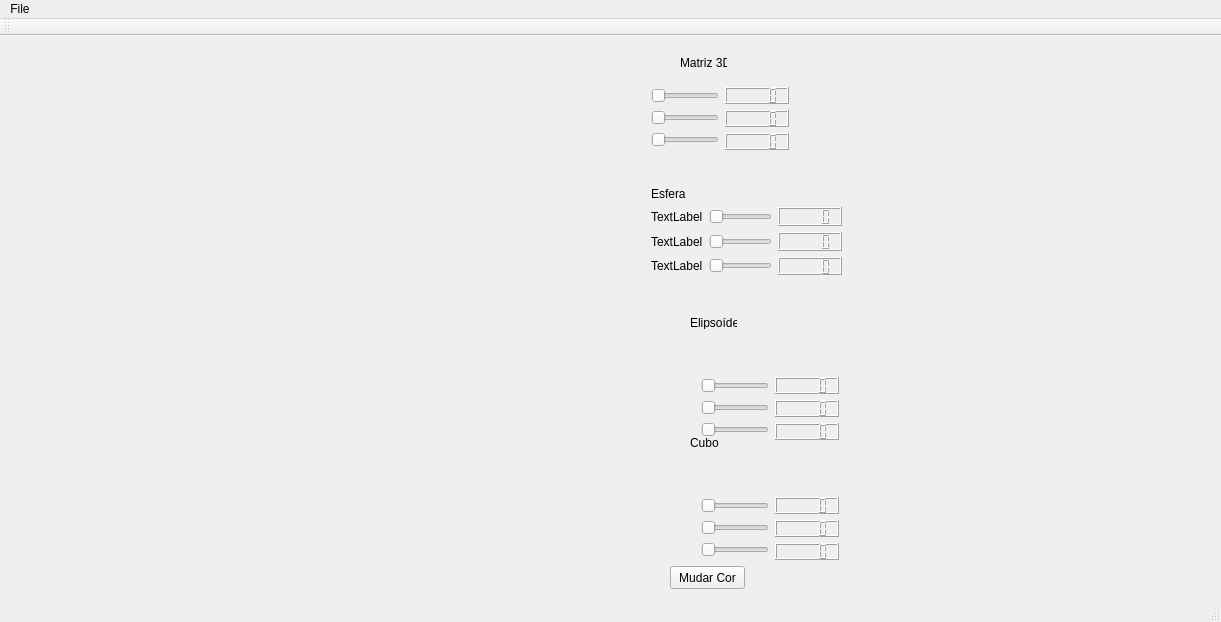
<?xml version="1.0" encoding="UTF-8"?>
<ui version="4.0">
 <class>MainWindow</class>
 <widget class="QMainWindow" name="MainWindow">
  <property name="geometry">
   <rect>
    <x>0</x>
    <y>0</y>
    <width>1221</width>
    <height>622</height>
   </rect>
  </property>
  <property name="windowTitle">
   <string>MainWindow</string>
  </property>
  <widget class="QWidget" name="centralWidget">
   <widget class="QWidget" name="widget" native="true">
    <property name="geometry">
     <rect>
      <x>10</x>
      <y>10</y>
      <width>601</width>
      <height>561</height>
     </rect>
    </property>
    <zorder>horizontalSlider_6</zorder>
   </widget>
   <widget class="QLabel" name="label_4">
    <property name="geometry">
     <rect>
      <x>680</x>
      <y>20</y>
      <width>47</width>
      <height>13</height>
     </rect>
    </property>
    <property name="text">
     <string>Matriz 3D</string>
    </property>
   </widget>
   <widget class="QLabel" name="label_6">
    <property name="geometry">
     <rect>
      <x>690</x>
      <y>280</y>
      <width>47</width>
      <height>13</height>
     </rect>
    </property>
    <property name="text">
     <string>Elipsoíde</string>
    </property>
   </widget>
   <widget class="QLabel" name="label_7">
    <property name="geometry">
     <rect>
      <x>690</x>
      <y>400</y>
      <width>47</width>
      <height>13</height>
     </rect>
    </property>
    <property name="text">
     <string>Cubo</string>
    </property>
   </widget>
   <widget class="QPushButton" name="pushButton">
    <property name="geometry">
     <rect>
      <x>670</x>
      <y>530</y>
      <width>75</width>
      <height>23</height>
     </rect>
    </property>
    <property name="text">
     <string>Mudar Cor</string>
    </property>
   </widget>
   <widget class="QWidget" name="layoutWidget_2">
    <property name="geometry">
     <rect>
      <x>690</x>
      <y>330</y>
      <width>160</width>
      <height>85</height>
     </rect>
    </property>
    <layout class="QHBoxLayout" name="horizontalLayout_3">
     <item>
      <layout class="QVBoxLayout" name="verticalLayout_3">
       <item>
        <widget class="QSlider" name="horizontalSlider_7">
         <property name="orientation">
          <enum>Qt::Horizontal</enum>
         </property>
        </widget>
       </item>
       <item>
        <widget class="QSlider" name="horizontalSlider_8">
         <property name="orientation">
          <enum>Qt::Horizontal</enum>
         </property>
        </widget>
       </item>
       <item>
        <widget class="QSlider" name="horizontalSlider_9">
         <property name="orientation">
          <enum>Qt::Horizontal</enum>
         </property>
        </widget>
       </item>
      </layout>
     </item>
     <item>
      <layout class="QVBoxLayout" name="verticalLayout_7">
       <item>
        <widget class="QLCDNumber" name="lcdNumber_7"/>
       </item>
       <item>
        <widget class="QLCDNumber" name="lcdNumber_8"/>
       </item>
       <item>
        <widget class="QLCDNumber" name="lcdNumber_9"/>
       </item>
      </layout>
     </item>
    </layout>
   </widget>
   <widget class="QWidget" name="layoutWidget_3">
    <property name="geometry">
     <rect>
      <x>690</x>
      <y>450</y>
      <width>160</width>
      <height>85</height>
     </rect>
    </property>
    <layout class="QHBoxLayout" name="horizontalLayout_4">
     <item>
      <layout class="QVBoxLayout" name="verticalLayout_4">
       <item>
        <widget class="QSlider" name="horizontalSlider_10">
         <property name="orientation">
          <enum>Qt::Horizontal</enum>
         </property>
        </widget>
       </item>
       <item>
        <widget class="QSlider" name="horizontalSlider_11">
         <property name="orientation">
          <enum>Qt::Horizontal</enum>
         </property>
        </widget>
       </item>
       <item>
        <widget class="QSlider" name="horizontalSlider_12">
         <property name="orientation">
          <enum>Qt::Horizontal</enum>
         </property>
        </widget>
       </item>
      </layout>
     </item>
     <item>
      <layout class="QVBoxLayout" name="verticalLayout_8">
       <item>
        <widget class="QLCDNumber" name="lcdNumber_10"/>
       </item>
       <item>
        <widget class="QLCDNumber" name="lcdNumber_11"/>
       </item>
       <item>
        <widget class="QLCDNumber" name="lcdNumber_12"/>
       </item>
      </layout>
     </item>
    </layout>
   </widget>
   <widget class="QWidget" name="">
    <property name="geometry">
     <rect>
      <x>640</x>
      <y>40</y>
      <width>160</width>
      <height>85</height>
     </rect>
    </property>
    <layout class="QHBoxLayout" name="horizontalLayout">
     <item>
      <layout class="QVBoxLayout" name="verticalLayout">
       <item>
        <widget class="QSlider" name="horizontalSlider">
         <property name="orientation">
          <enum>Qt::Horizontal</enum>
         </property>
        </widget>
       </item>
       <item>
        <widget class="QSlider" name="horizontalSlider_2">
         <property name="orientation">
          <enum>Qt::Horizontal</enum>
         </property>
        </widget>
       </item>
       <item>
        <widget class="QSlider" name="horizontalSlider_3">
         <property name="orientation">
          <enum>Qt::Horizontal</enum>
         </property>
        </widget>
       </item>
      </layout>
     </item>
     <item>
      <layout class="QVBoxLayout" name="verticalLayout_5">
       <item>
        <widget class="QLCDNumber" name="lcdNumber_2"/>
       </item>
       <item>
        <widget class="QLCDNumber" name="lcdNumber_3"/>
       </item>
       <item>
        <widget class="QLCDNumber" name="lcdNumber"/>
       </item>
      </layout>
     </item>
    </layout>
   </widget>
   <widget class="QWidget" name="">
    <property name="geometry">
     <rect>
      <x>620</x>
      <y>50</y>
      <width>8</width>
      <height>53</height>
     </rect>
    </property>
    <layout class="QGridLayout" name="gridLayout">
     <item row="2" column="0">
      <widget class="QLabel" name="label_3">
       <property name="text">
        <string>Z</string>
       </property>
      </widget>
     </item>
     <item row="0" column="0">
      <widget class="QLabel" name="label">
       <property name="text">
        <string>X</string>
       </property>
      </widget>
     </item>
     <item row="1" column="0">
      <widget class="QLabel" name="label_2">
       <property name="text">
        <string>Y</string>
       </property>
      </widget>
     </item>
    </layout>
   </widget>
   <widget class="QWidget" name="">
    <property name="geometry">
     <rect>
      <x>640</x>
      <y>140</y>
      <width>213</width>
      <height>110</height>
     </rect>
    </property>
    <layout class="QVBoxLayout" name="verticalLayout_6">
     <item>
      <widget class="QLabel" name="label_5">
       <property name="text">
        <string>Esfera</string>
       </property>
      </widget>
     </item>
     <item>
      <layout class="QVBoxLayout" name="verticalLayout_2">
       <item>
        <layout class="QHBoxLayout" name="horizontalLayout_7">
         <item>
          <widget class="QLabel" name="label_11">
           <property name="text">
            <string>TextLabel</string>
           </property>
          </widget>
         </item>
         <item>
          <widget class="QSlider" name="horizontalSlider_13">
           <property name="orientation">
            <enum>Qt::Horizontal</enum>
           </property>
          </widget>
         </item>
         <item>
          <widget class="QLCDNumber" name="lcdNumber_13"/>
         </item>
        </layout>
       </item>
       <item>
        <layout class="QHBoxLayout" name="horizontalLayout_6">
         <item>
          <widget class="QLabel" name="label_10">
           <property name="text">
            <string>TextLabel</string>
           </property>
          </widget>
         </item>
         <item>
          <widget class="QSlider" name="horizontalSlider_6">
           <property name="orientation">
            <enum>Qt::Horizontal</enum>
           </property>
          </widget>
         </item>
         <item>
          <widget class="QLCDNumber" name="lcdNumber_6"/>
         </item>
        </layout>
       </item>
       <item>
        <layout class="QHBoxLayout" name="horizontalLayout_8">
         <item>
          <widget class="QLabel" name="label_12">
           <property name="text">
            <string>TextLabel</string>
           </property>
          </widget>
         </item>
         <item>
          <widget class="QSlider" name="horizontalSlider_14">
           <property name="orientation">
            <enum>Qt::Horizontal</enum>
           </property>
          </widget>
         </item>
         <item>
          <widget class="QLCDNumber" name="lcdNumber_14"/>
         </item>
        </layout>
       </item>
      </layout>
     </item>
    </layout>
   </widget>
   <zorder>widget</zorder>
   <zorder>label</zorder>
   <zorder>horizontalSlider</zorder>
   <zorder>horizontalSlider_2</zorder>
   <zorder>horizontalSlider_3</zorder>
   <zorder>label_2</zorder>
   <zorder>label_3</zorder>
   <zorder>label_4</zorder>
   <zorder>horizontalSlider_2</zorder>
   <zorder>label_5</zorder>
   <zorder>label_6</zorder>
   <zorder>label_7</zorder>
   <zorder>pushButton</zorder>
   <zorder>lcdNumber</zorder>
   <zorder>lcdNumber_2</zorder>
   <zorder>lcdNumber_3</zorder>
   <zorder>layoutWidget_2</zorder>
   <zorder>layoutWidget_3</zorder>
   <zorder></zorder>
   <zorder>horizontalSlider_4</zorder>
   <zorder>lcdNumber_4</zorder>
   <zorder>label_8</zorder>
   <zorder>label_8</zorder>
   <zorder>label_9</zorder>
   <zorder>layoutWidget</zorder>
   <zorder>layoutWidget_5</zorder>
   <zorder>layoutWidget_4</zorder>
  </widget>
  <widget class="QMenuBar" name="menuBar">
   <property name="geometry">
    <rect>
     <x>0</x>
     <y>0</y>
     <width>1221</width>
     <height>21</height>
    </rect>
   </property>
   <widget class="QMenu" name="menuFile">
    <property name="title">
     <string>File</string>
    </property>
    <widget class="QMenu" name="menuNovo">
     <property name="title">
      <string>Novo</string>
     </property>
     <addaction name="actionMatriz"/>
    </widget>
    <addaction name="menuNovo"/>
   </widget>
   <addaction name="menuFile"/>
  </widget>
  <widget class="QToolBar" name="mainToolBar">
   <attribute name="toolBarArea">
    <enum>TopToolBarArea</enum>
   </attribute>
   <attribute name="toolBarBreak">
    <bool>false</bool>
   </attribute>
  </widget>
  <widget class="QStatusBar" name="statusBar"/>
  <action name="actionMatriz">
   <property name="text">
    <string>Matriz</string>
   </property>
  </action>
 </widget>
 <layoutdefault spacing="6" margin="11"/>
 <resources/>
 <connections/>
</ui>
